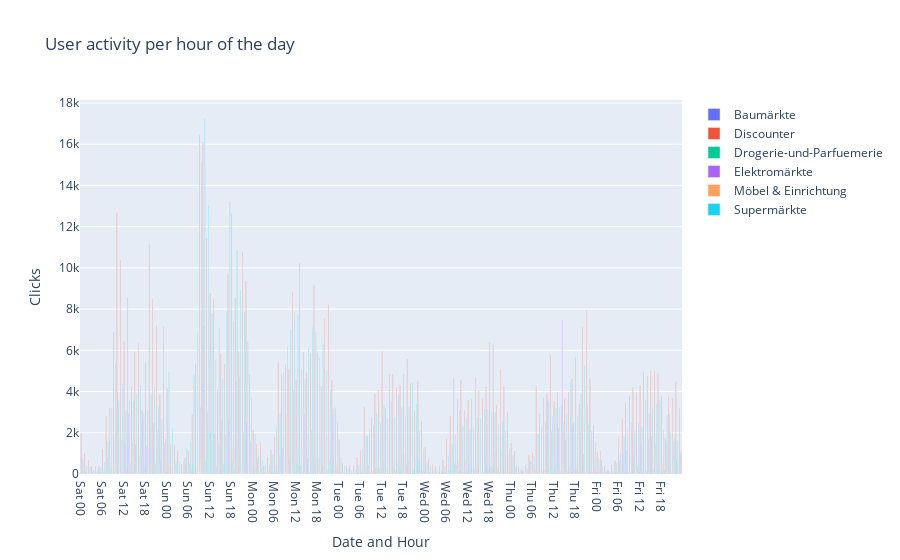

The notebook cell this image was saved under:
### Markdown cell above
Bar plot of hourly clicks per sector. One sector can be selected by double clicking on the legend

### Code cell
fig = go.Figure()
for sector in traffic_per_sector['sector_name'].unique():
    sector_df = traffic_per_sector[traffic_per_sector['sector_name']==sector]
    fig.add_trace(go.Bar(x=sector_df["date_hour"], y=sector_df["clicks"],
                        name=sector))

fig.update_layout(
    title="User activity per hour of the day",
    xaxis_title="Date and Hour",
    yaxis_title="Clicks"
)
fig.update_xaxes(
    tickformat="%a %H",
    nticks = int(len(sector_df["date_hour"])/5)
)

fig.show()

### Figure 1 — Plotly figure (JSON) as saved in the notebook; plotly's stock layout.template omitted (floating-point values rounded to 4 significant figures; data arrays with more than 128 entries replaced by an {"elided": "..."} marker saying what was removed)
{"data": [{"name": "Baumärkte", "type": "bar", "x": {"elided": "167 str values"}, "y": {"elided": "167 int values"}}, {"name": "Discounter", "type": "bar", "x": {"elided": "168 str values"}, "y": {"elided": "168 int values"}}, {"name": "Drogerie-und-Parfuemerie", "type": "bar", "x": ["2023-07-01 1", "2023-07-01 10", "2023-07-01 14", "2023-07-01 15", "2023-07-01 18", "2023-07-01 20", "2023-07-01 22", "2023-07-01 3", "2023-07-01 4", "2023-07-01 5", "2023-07-01 7", "2023-07-01 8", "2023-07-01 9", "2023-07-02 0", "2023-07-02 11", "2023-07-02 12", "2023-07-02 13", "2023-07-02 16", "2023-07-02 18", "2023-07-02 19", "2023-07-02 7", "2023-07-03 0", "2023-07-03 1", "2023-07-03 10", "2023-07-03 12", "2023-07-03 13", "2023-07-03 14", "2023-07-03 15", "2023-07-03 19", "2023-07-03 2", "2023-07-03 21", "2023-07-03 22", "2023-07-03 5", "2023-07-03 6", "2023-07-03 8", "2023-07-04 1", "2023-07-04 11", "2023-07-04 17", "2023-07-04 21", "2023-07-04 22", "2023-07-04 23", "2023-07-04 3", "2023-07-04 4", "2023-07-04 5", "2023-07-04 6", "2023-07-04 8", "2023-07-05 0", "2023-07-05 12", "2023-07-05 17", "2023-07-05 18", "2023-07-05 19", "2023-07-05 20", "2023-07-05 3", "2023-07-05 7", "2023-07-05 8", "2023-07-05 9", "2023-07-06 0", "2023-07-06 10", "2023-07-06 11", "2023-07-06 12", "2023-07-06 15", "2023-07-06 17", "2023-07-06 19", "2023-07-06 23", "2023-07-06 5", "2023-07-07 14", "2023-07-07 17", "2023-07-07 18", "2023-07-07 20", "2023-07-07 21", "2023-07-07 22", "2023-07-07 23", "2023-07-07 3", "2023-07-07 4", "2023-07-07 5", "2023-07-07 7", "2023-07-07 8"], "y": [110, 3990, 592, 575, 409, 1118, 478, 70, 92, 48, 208, 280, 1854, 218, 824, 1962, 637, 613, 634, 1352, 550, 281, 131, 480, 473, 413, 431, 756, 375, 77, 366, 588, 105, 146, 686, 36, 178, 186, 276, 687, 155, 50, 26, 62, 115, 159, 134, 163, 182, 398, 474, 223, 13, 224, 507, 663, 75, 374, 185, 384, 163, 148, 132, 216, 34, 156, 173, 143, 134, 122, 685, 236, 15, 16, 22, 77, 210]}, {"name": "Elektromärkte", "type": "bar", "x": {"elided": "162 str values"}, "y": {"elided": "162 int values"}}, {"name": "Möbel & Einrichtung", "type": "bar", "x": {"elided": "164 str values"}, "y": {"elided": "164 int values"}}, {"name": "Supermärkte", "type": "bar", "x": {"elided": "168 str values"}, "y": {"elided": "168 int values"}}], "layout": {"title": {"text": "User activity per hour of the day"}, "xaxis": {"nticks": 33, "tickformat": "%a %H", "title": {"text": "Date and Hour"}}, "yaxis": {"title": {"text": "Clicks"}}}}
